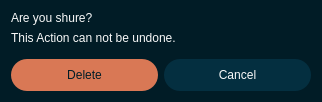
<?xml version="1.0" encoding="UTF-8"?>
<ui version="4.0">
 <class>Delete_Dialog</class>
 <widget class="QDialog" name="Delete_Dialog">
  <property name="geometry">
   <rect>
    <x>0</x>
    <y>0</y>
    <width>320</width>
    <height>118</height>
   </rect>
  </property>
  <property name="minimumSize">
   <size>
    <width>0</width>
    <height>0</height>
   </size>
  </property>
  <property name="maximumSize">
   <size>
    <width>16777215</width>
    <height>16777215</height>
   </size>
  </property>
  <property name="windowTitle">
   <string>Confirm Action</string>
  </property>
  <property name="styleSheet">
   <string notr="true">QDialog {
    background-color: #011C26; 
}

QWidget {	
	font: 13pt &quot;Helvetica&quot;;
    color: #F9F9F9;
}

QLabel[class=label] {	
	font: 10pt;
    color: #F9F9F9;
}

QWidget[class=container] {	
    background: #042F40;
	border-radius: 10pxx
}

QLabel[class=hint] {
	color: #799582;
}

QLabel[class=title] {
	font: 700 24pt;
}

QLineEdit{
	background-color: #011C26;
	border: none;
	border-radius: 6px;
	
}

/* --- Main Box --- */
QComboBox {
    background-color: #011C26;
    border: none;
    border-radius: 6px;
    padding: 5px 10px;
    color: #F9F9F9;
    /* This helps selection color in some styles */
    selection-background-color: #011C26; 
}

/* --- The Dropdown Frame --- */
/* We target QListView specifically to override Mac defaults */
QComboBox QListView {
    background-color: #011C26;
    border: 1px solid #042F40; /* Your custom border */
    outline: 0px; /* Removes the dotted/blue focus line */
    padding: 0px;
}



/* --- The Arrow Button Area --- */
QComboBox::drop-down {
    subcontrol-origin: padding;
    subcontrol-position: top right;
    width: 24px;
    border-left: 1px solid #042F40; /* Optional: adds a separator */
    border-top-right-radius: 6px;
    border-bottom-right-radius: 6px;
}

QComboBox::down-arrow {
    image: url(:/icons/icons/down.svg);
    width: 10px;
    height: 10px;
}

/* --- Main Spinbox Styling (Applies to both) --- */
QSpinBox, QDoubleSpinBox {
    background-color: #011C26;
    border: none;
    border-radius: 6px;
    color: #F9F9F9;
    padding: 5px 10px;
    padding-right: 15px; 
}

/* --- The Button Container Areas --- */
QSpinBox::up-button, QDoubleSpinBox::up-button {
    subcontrol-origin: border;
    subcontrol-position: top right;
    width: 25px;
    
    border-left: 1px solid #042F40;
    border-top-right-radius: 6px;
    border-bottom: 1px solid #042F40;
    
    background-color: #011C26;
}

QSpinBox::down-button, QDoubleSpinBox::down-button {
    subcontrol-origin: border;
    subcontrol-position: bottom right;
    width: 25px;
    
    border-left: 1px solid #042F40;
    border-bottom-right-radius: 6px;
    
    background-color: #011C26;
}

/* --- Hover Effects --- */
QSpinBox::up-button:hover, QDoubleSpinBox::up-button:hover,
QSpinBox::down-button:hover, QDoubleSpinBox::down-button:hover, QComboBox::drop-down:hover {
    background-color: #042F40;
}

/* --- The Arrow Icons --- */
/* (Assuming you are using the CSS Arrow hack from before. 
   If using images, replace these with your image: url(...) code) */

QSpinBox::up-arrow, QDoubleSpinBox::up-arrow {
    image: url(:/icons/icons/up.svg); /* You need to create this file */
    width: 10px;
    height: 10px;
}

QSpinBox::down-arrow, QDoubleSpinBox::down-arrow {
    image: url(:/icons/icons/down.svg); /* You need to create this file */
    width: 10px;
    height: 10px;
}

QToolButton {
    background-color: #032F40; 
    border-radius: 16px;       
    border: none;
    text-align: center;
}

QToolButton:hover {
    background-color: #314250; 
}

QToolButton:pressed {
    background-color: #032F40;
}

QPushButton {
	color: #011C26;
	border-radius: 16px;
}

QPushButton#b_cancel {
	background-color: #042F40;
	color: #F9F9F9
}

QPushButton#b_cancel:hover {
    background-color: #314250; 
}
QPushButton#b_cancel:pressed {
    background-color: #042F40; 
}

QPushButton#b_delete {
	background-color: #D97855
}

QPushButton#b_delete:hover {
    background-color: rgb(244, 135, 96); 
}
QPushButton#b_delete:pressed {
    background-color: #D97855; 
}</string>
  </property>
  <layout class="QVBoxLayout" name="verticalLayout">
   <property name="sizeConstraint">
    <enum>QLayout::SizeConstraint::SetFixedSize</enum>
   </property>
   <item>
    <widget class="QLabel" name="label">
     <property name="text">
      <string>Are you shure?</string>
     </property>
     <property name="class" stdset="0">
      <string>title</string>
     </property>
    </widget>
   </item>
   <item>
    <widget class="QLabel" name="l_content">
     <property name="minimumSize">
      <size>
       <width>300</width>
       <height>0</height>
      </size>
     </property>
     <property name="maximumSize">
      <size>
       <width>300</width>
       <height>16777215</height>
      </size>
     </property>
     <property name="text">
      <string>This Action can not be undone.</string>
     </property>
    </widget>
   </item>
   <item>
    <layout class="QHBoxLayout" name="horizontalLayout">
     <property name="topMargin">
      <number>8</number>
     </property>
     <item>
      <widget class="QPushButton" name="b_delete">
       <property name="minimumSize">
        <size>
         <width>32</width>
         <height>32</height>
        </size>
       </property>
       <property name="maximumSize">
        <size>
         <width>16777215</width>
         <height>32</height>
        </size>
       </property>
       <property name="text">
        <string>Delete</string>
       </property>
       <property name="icon">
        <iconset>
         <normaloff>:/icons/icons/Delete_dark.svg</normaloff>:/icons/icons/Delete_dark.svg</iconset>
       </property>
      </widget>
     </item>
     <item>
      <widget class="QPushButton" name="b_cancel">
       <property name="sizePolicy">
        <sizepolicy hsizetype="Preferred" vsizetype="Fixed">
         <horstretch>0</horstretch>
         <verstretch>0</verstretch>
        </sizepolicy>
       </property>
       <property name="minimumSize">
        <size>
         <width>32</width>
         <height>32</height>
        </size>
       </property>
       <property name="maximumSize">
        <size>
         <width>16777215</width>
         <height>32</height>
        </size>
       </property>
       <property name="text">
        <string>Cancel</string>
       </property>
       <property name="icon">
        <iconset>
         <normaloff>:/icons/icons/Cancel.svg</normaloff>:/icons/icons/Cancel.svg</iconset>
       </property>
      </widget>
     </item>
    </layout>
   </item>
  </layout>
 </widget>
 <resources>
  <include location="resources.qrc"/>
 </resources>
 <connections>
  <connection>
   <sender>b_delete</sender>
   <signal>clicked()</signal>
   <receiver>Delete_Dialog</receiver>
   <slot>accept()</slot>
   <hints>
    <hint type="sourcelabel">
     <x>79</x>
     <y>82</y>
    </hint>
    <hint type="destinationlabel">
     <x>84</x>
     <y>187</y>
    </hint>
   </hints>
  </connection>
  <connection>
   <sender>b_cancel</sender>
   <signal>clicked()</signal>
   <receiver>Delete_Dialog</receiver>
   <slot>reject()</slot>
   <hints>
    <hint type="sourcelabel">
     <x>251</x>
     <y>90</y>
    </hint>
    <hint type="destinationlabel">
     <x>254</x>
     <y>149</y>
    </hint>
   </hints>
  </connection>
 </connections>
</ui>
